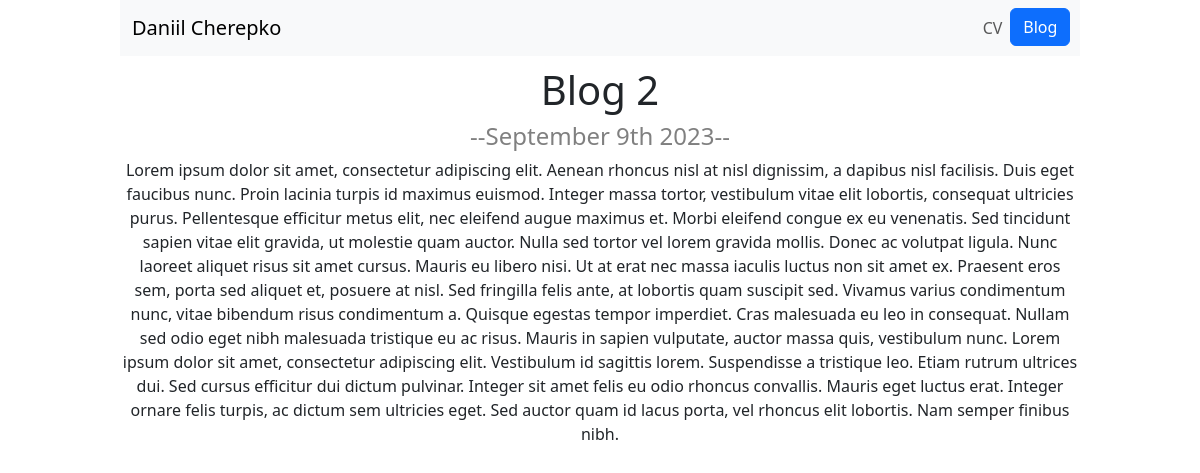
Page /blog/7/ on the committed database.
### blog/models.py (models this page shows, shortened)
class Blog(models.Model):
    title = models.CharField(max_length=200)
    description = models.TextField()
    date = models.DateField()

### blog/views.py (the view)
# urls.py: path('<int:blog_id>/', views.detail, name='detail'),
def detail(request, blog_id):
    blog = get_object_or_404(Blog, pk=blog_id)
    return render(request, 'detail.html', {'blog': blog})

### blog/templates/detail.html
{% extends 'base.html' %}
{% block content %}
<div class="block text-center">
<h1>{{ blog.title }}</h1>
<h4 class="date">--{{ blog.date|date:'F jS Y' }}--</h4>
{{ blog.description|safe }}
</div>
{% endblock %}

### portfolio_app/static/custom.css (style rules this page uses)
body { margin-left: 10%; margin-right: 10%; }
.block { margin-top: 1%; }
.date { color: grey; }

### rows in the picture
Blog: title "Blog 2", date "September 9th 2023", description "Lorem ipsum dolor sit amet, consectetur adipiscing elit. Aenean rhoncus nisl at nisl dignissim, a dapibus nisl facilisis. Duis eget faucibus nunc. Proin lacinia turpis id maximus euismod. Integer massa tortor, vestibulum vitae elit lobortis, consequat ultricies purus. Pellentesque efficitur metus elit, nec eleifend augue maximus et. Morbi eleifend congue ex eu venenatis. Sed tincidunt sapien vitae elit gravida, ut molestie quam auctor. Nulla sed tortor vel lorem gravida mollis. Donec ac volutpat ligula. Nunc laoreet aliquet risus sit amet cursus. Mauris eu libero nisi. Ut at erat nec massa iaculis luctus non sit amet ex. Praesent eros sem, porta sed aliquet et, posuere at nisl. Sed…"
